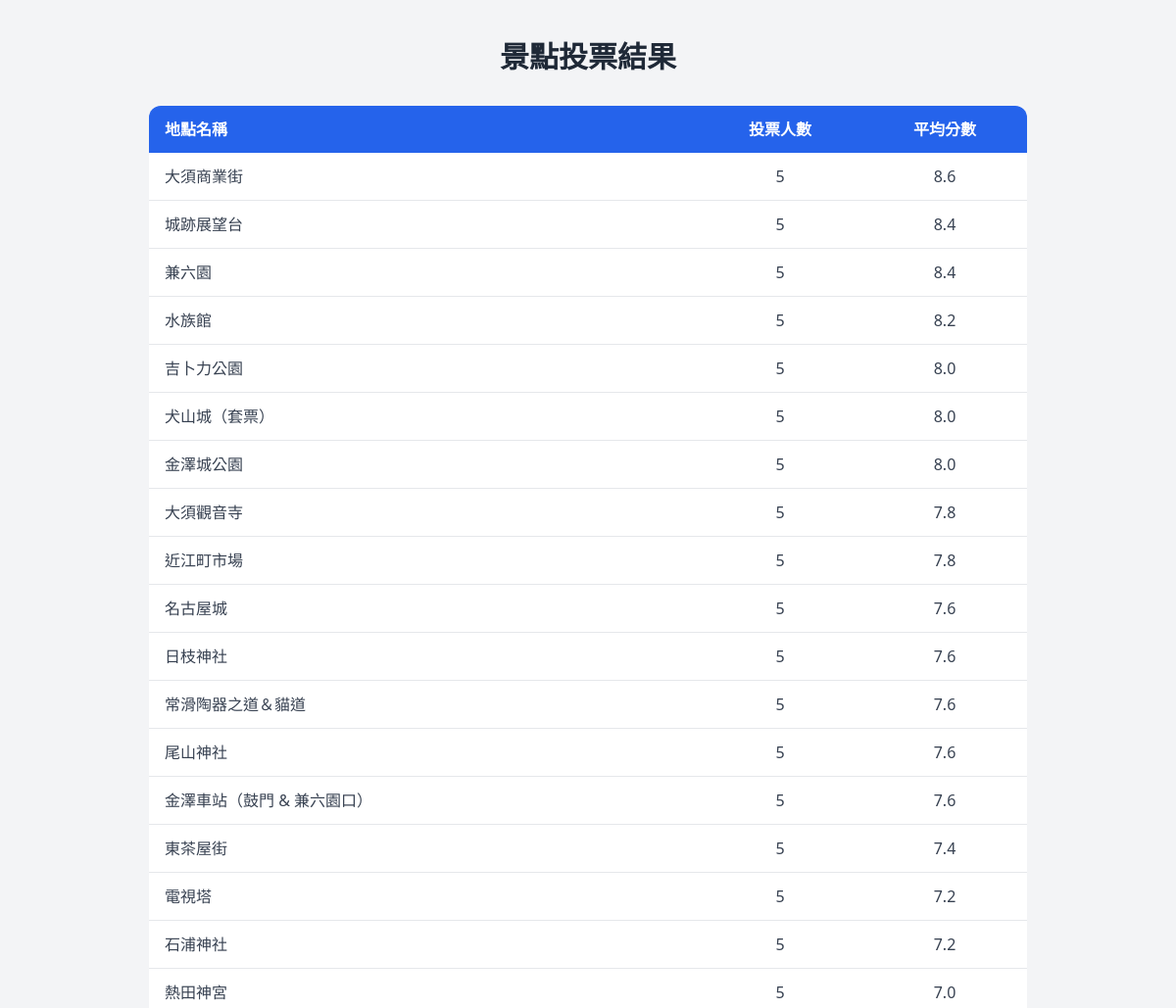
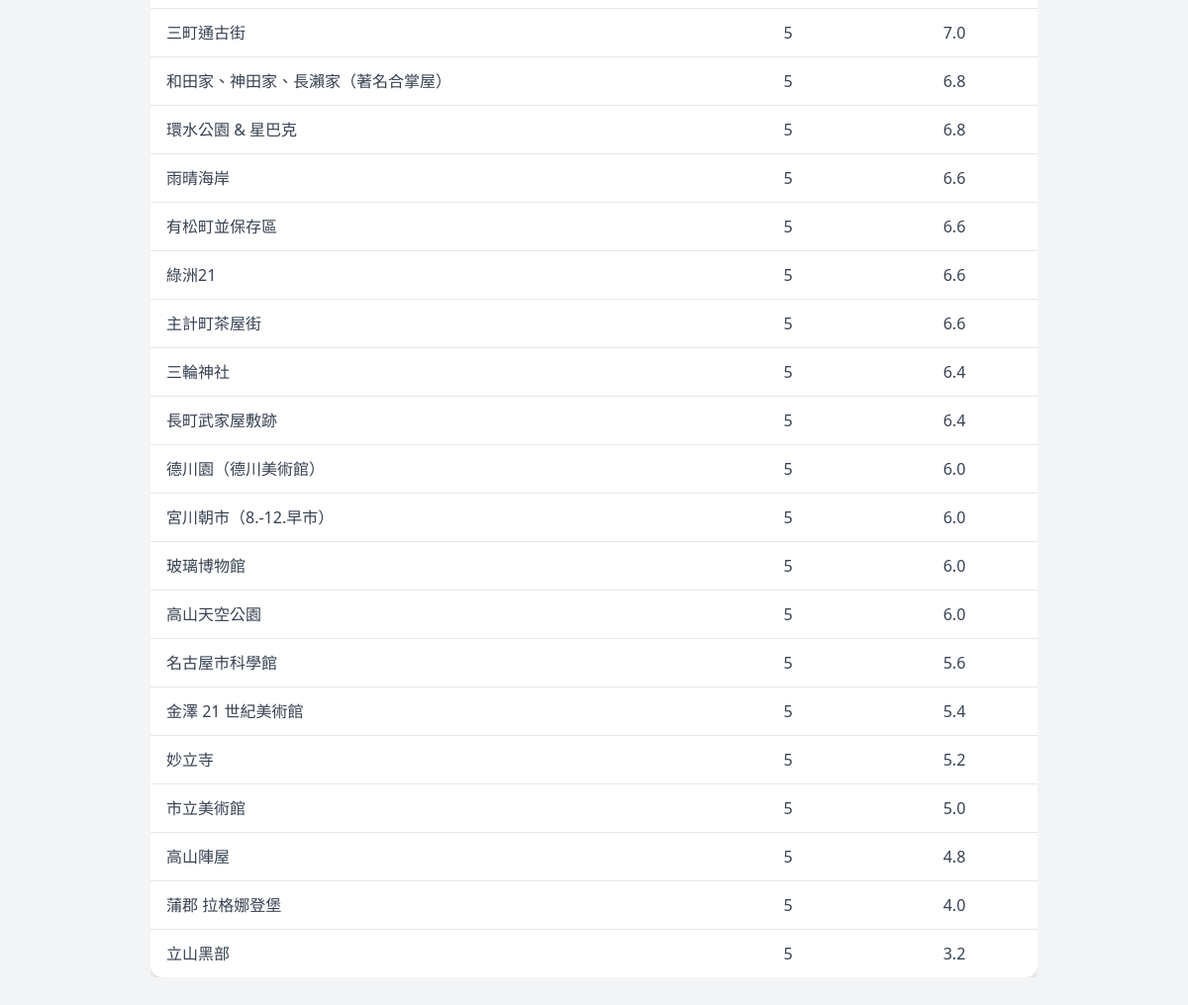
Screenshot of /result/ (signed in) with the database file from the repository (2 pictures, top to bottom).
### voteapp/models.py (models this page shows, shortened)
class Place(models.Model):
    name = models.CharField(max_length=100, verbose_name="景點名稱")
    description = models.TextField(verbose_name="介紹")
    location = models.ForeignKey(Location, on_delete=models.CASCADE, verbose_name="所屬地區", related_name='places', null=True, blank=True)
    image = models.CharField(max_length=255, blank=True, null=True, verbose_name="圖片路徑")  # 存 static/images/xxx.jpg 路徑字串
    total_votes = models.IntegerField(default=0, verbose_name="總投票分數")
    vote_count = models.IntegerField(default=0, verbose_name="投票人數")
    def average_score(self):
        if self.vote_count == 0:
            return "尚無評分"
        return round(self.total_votes / self.vote_count, 1)

### voteapp/views.py (the view)
# urls.py: path('result/', views.result, name='result'),
@login_required
def result(request):
    places = Place.objects.select_related('location').order_by('-total_votes')
    return render(request, 'voteapp/result.html', {'places': places})

### templates/voteapp/result.html (shortened to what this page needs)
<!DOCTYPE html>
<html lang="zh-Hant">
<head>
  <script src="https://cdn.tailwindcss.com"></script>
</head>
<body class="bg-gray-100 min-h-screen flex flex-col items-center justify-start py-10 px-4">
  <h1 class="text-3xl font-bold text-gray-800 mb-8">景點投票結果</h1>
  <div class="overflow-x-auto w-full max-w-4xl">
    <table class="min-w-full bg-white rounded-xl shadow-lg overflow-hidden">
      <thead class="bg-blue-600 text-white">
        <tr>
          <th class="py-3 px-4 text-left">地點名稱</th>
          <th class="py-3 px-4 text-center">投票人數</th>
          <th class="py-3 px-4 text-center">平均分數</th>
        </tr>
      </thead>
      <tbody class="text-gray-700 divide-y divide-gray-200">
        {% for place in places %}
        <tr>
          <td class="py-3 px-4">{{ place.name }}</td>
          <td class="py-3 px-4 text-center">{{ place.vote_count }}</td>
          <td class="py-3 px-4 text-center">{{ place.average_score }}</td>
        </tr>
        {% empty %}
        <tr>
          <td colspan="3" class="py-4 text-center text-gray-500">目前沒有投票資料</td>
        </tr>
        {% endfor %}
      </tbody>
    </table>
  </div>
</body>
</html>

### rows the page displays
Place: name "大須商業街", vote_count "5", average_score "8.6"
Place: name "城跡展望台", vote_count "5", average_score "8.4"
Place: name "兼六園", vote_count "5", average_score "8.4"
Place: name "水族館", vote_count "5", average_score "8.2"
Place: name "吉卜力公園", vote_count "5", average_score "8.0"
Place: name "犬山城（套票）", vote_count "5", average_score "8.0"
Place: name "金澤城公園", vote_count "5", average_score "8.0"
Place: name "大須觀音寺", vote_count "5", average_score "7.8"
Place: name "近江町市場", vote_count "5", average_score "7.8"
Place: name "名古屋城", vote_count "5", average_score "7.6"
Place: name "日枝神社", vote_count "5", average_score "7.6"
Place: name "常滑陶器之道＆貓道", vote_count "5", average_score "7.6"
Place: name "尾山神社", vote_count "5", average_score "7.6"
Place: name "金澤車站（鼓門 & 兼六園口）", vote_count "5", average_score "7.6"
Place: name "東茶屋街", vote_count "5", average_score "7.4"
Place: name "電視塔", vote_count "5", average_score "7.2"
Place: name "石浦神社", vote_count "5", average_score "7.2"
Place: name "熱田神宮", vote_count "5", average_score "7.0"
Place: name "三町通古街", vote_count "5", average_score "7.0"
Place: name "和田家、神田家、長瀨家（著名合掌屋）", vote_count "5", average_score "6.8"
Place: name "環水公園 & 星巴克", vote_count "5", average_score "6.8"
Place: name "雨晴海岸", vote_count "5", average_score "6.6"
Place: name "有松町並保存區", vote_count "5", average_score "6.6"
Place: name "綠洲21", vote_count "5", average_score "6.6"
Place: name "主計町茶屋街", vote_count "5", average_score "6.6"
Place: name "三輪神社", vote_count "5", average_score "6.4"
Place: name "長町武家屋敷跡", vote_count "5", average_score "6.4"
Place: name "德川園（德川美術館）", vote_count "5", average_score "6.0"
Place: name "宮川朝市（8.-12.早市）", vote_count "5", average_score "6.0"
Place: name "玻璃博物館", vote_count "5", average_score "6.0"
Place: name "高山天空公園", vote_count "5", average_score "6.0"
Place: name "名古屋市科學館", vote_count "5", average_score "5.6"
Place: name "金澤 21 世紀美術館", vote_count "5", average_score "5.4"
Place: name "妙立寺", vote_count "5", average_score "5.2"
Place: name "市立美術館", vote_count "5", average_score "5.0"
Place: name "高山陣屋", vote_count "5", average_score "4.8"
Place: name "蒲郡 拉格娜登堡", vote_count "5", average_score "4.0"
Place: name "立山黑部", vote_count "5", average_score "3.2"
